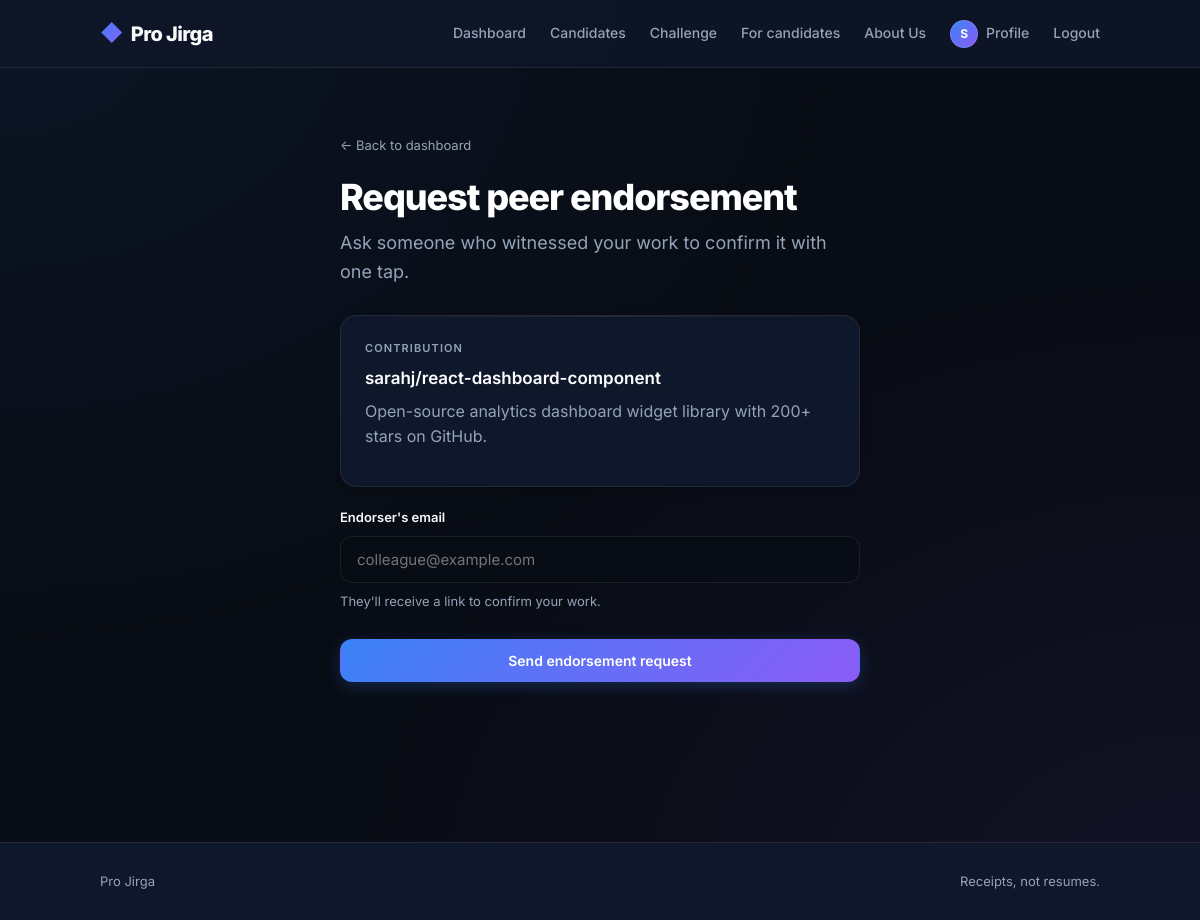
The app's page /contributions/2/request-endorsement (signed in) with its own data.
### tables this page shows
CREATE TABLE user (
        id INTEGER PRIMARY KEY AUTOINCREMENT,
        name TEXT NOT NULL,
        email TEXT UNIQUE NOT NULL,
        email_verified INTEGER DEFAULT 0,
        user_type TEXT NOT NULL,
        field TEXT NOT NULL,
        github_username TEXT,
        credibility_score REAL DEFAULT 0,
        match_score REAL DEFAULT 0,
        created_at TEXT NOT NULL
    );

CREATE TABLE contribution (
        id INTEGER PRIMARY KEY AUTOINCREMENT,
        user_id INTEGER NOT NULL,
        title TEXT NOT NULL,
        description TEXT,
        proof_type TEXT DEFAULT 'manual',
        complexity_weight REAL DEFAULT 1.0,
        created_at TEXT NOT NULL,
        FOREIGN KEY (user_id) REFERENCES user (id)
    );

### Backend/app.py (the view, shortened to what this page needs)
@app.route("/contributions/<int:contribution_id>/request-endorsement", methods=["GET", "POST"])
@login_required
def request_endorsement_page(contribution_id):
    db = get_db()
    contribution = db.execute("SELECT * FROM contribution WHERE id = ?", (contribution_id,)).fetchone()
    if not contribution:
        abort(404)
    user = get_current_user()
    if contribution["user_id"] != user["id"]:
        abort(403)
    return render_template("request_endorsement.html", contribution=contribution)

### Backend/app.py (called while the page is built)
def get_db():
    if "db" not in g:
        g.db = sqlite3.connect(DB_PATH)
        g.db.row_factory = sqlite3.Row
    return g.db

def get_current_user():
    user_id = session.get("user_id")
    if not user_id:
        return None
    return get_db().execute("SELECT * FROM user WHERE id = ?", (user_id,)).fetchone()

def login_required(f):
    @wraps(f)
    def wrapped(*args, **kwargs):
        if not get_current_user():
            flash("Please sign in to continue.", "warning")
            return redirect(url_for("landing"))
        return f(*args, **kwargs)
    return wrapped

@app.context_processor
def inject_globals():
    user = get_current_user()
    return {
        "current_user": user,
        "normalized_credibility": normalized_credibility,
        "time_ago": time_ago,
    }

### Frontend/templates/request_endorsement.html (shortened to what this page needs)
{% extends "base.html" %}
{% block content %}
<section class="narrow">
  <a href="{{ url_for('dashboard') }}" class="back">← Back to dashboard</a>
  <h1>Request peer endorsement</h1>
  <p class="lede">Ask someone who witnessed your work to confirm it with one tap.</p>
  <div class="card">
    <p class="label small">Contribution</p>
    <h3>{{ contribution.title }}</h3>
    {% if contribution.description %}
    <p class="muted">{{ contribution.description }}</p>
    {% endif %}
  </div>
  <form action="{{ url_for('request_endorsement_page', contribution_id=contribution.id) }}" method="post" class="form">
    <div class="field">
      <label for="endorser_email" class="label">Endorser's email</label>
      <input type="email" id="endorser_email" name="endorser_email"
             placeholder="colleague@example.com" required>
      <p class="hint">They'll receive a link to confirm your work.</p>
    </div>
    <div class="form-actions">
      <button type="submit" class="btn btn-primary btn-block">Send endorsement request</button>
    </div>
  </form>
</section>
{% endblock %}

### Frontend/templates/base.html (shortened to what this page needs)
<!DOCTYPE html>
<html lang="en">
<head>
  <link rel="stylesheet" href="{{ url_for('static', filename='css/style.css') }}">
</head>
<body>
  <header class="nav">
    <div class="nav-inner">
      <a href="{{ url_for('dashboard') if current_user else url_for('landing') }}" class="logo">
        <span class="logo-mark">◆</span> Pro Jirga
      </a>
      {% if current_user %}
      <nav class="nav-links" aria-label="Primary navigation">
        <a href="{{ url_for('dashboard') }}">Dashboard</a>
        <a href="{{ url_for('company_view') }}">Candidates</a>
        <a href="{{ url_for('challenge_page') }}">Challenge</a>
        <a href="{{ url_for('dashboard') }}" class="muted">For candidates</a>
        <a href="{{ url_for('about') }}" class="muted">About Us</a>
        <a href="{{ url_for('profile', username=current_user.github_username or current_user.email.split('@')[0]) }}" class="nav-profile">
          <span class="avatar xs">{{ current_user.name[0]|upper }}</span>
          Profile
        </a>
        <a href="{{ url_for('logout') }}" class="muted">Logout</a>
      </nav>
      {% else %}
      <nav class="nav-links" aria-label="Primary navigation">
        <a href="{{ url_for('landing') }}">For candidates</a>
        <a href="{{ url_for('company_view') }}">For companies</a>
        <a href="{{ url_for('about') }}">About Us</a>
      </nav>
      {% endif %}
    </div>
  </header>
  <main class="main">
    {% block content %}{% endblock %}
  </main>
  <footer class="footer">
    <div class="footer-inner">
      <span>Pro Jirga</span>
      <span class="muted">Receipts, not resumes.</span>
    </div>
  </footer>
</body>
</html>

### records on screen
user: name "S"
contribution: title "sarahj/react-dashboard-component", description "Open-source analytics dashboard widget library with 200+ stars on GitHub."
